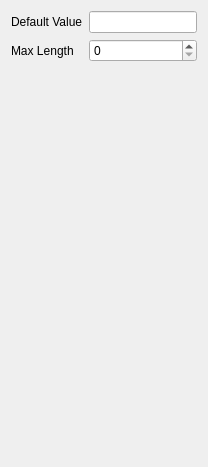
                <widget class="QWidget" name="page_4">
                 <layout class="QVBoxLayout" name="verticalLayout_12">
                  <item>
                   <layout class="QGridLayout" name="gridLayout_5">
                    <item row="0" column="0">
                     <widget class="QLabel" name="label_23">
                      <property name="text">
                       <string>Default Value</string>
                      </property>
                     </widget>
                    </item>
                    <item row="0" column="1">
                     <widget class="QLineEdit" name="stringValEdit"/>
                    </item>
                    <item row="1" column="0">
                     <widget class="QLabel" name="label_30">
                      <property name="text">
                       <string>Max Length</string>
                      </property>
                     </widget>
                    </item>
                    <item row="1" column="1">
                     <widget class="QSpinBox" name="stringMaxLenBox">
                      <property name="minimum">
                       <number>0</number>
                      </property>
                      <property name="maximum">
                       <number>999</number>
                      </property>
                     </widget>
                    </item>
                   </layout>
                  </item>
                  <item>
                   <spacer name="verticalSpacer_3">
                    <property name="orientation">
                     <enum>Qt::Vertical</enum>
                    </property>
                    <property name="sizeHint" stdset="0">
                     <size>
                      <width>20</width>
                      <height>394</height>
                     </size>
                    </property>
                   </spacer>
                  </item>
                 </layout>
                </widget>
